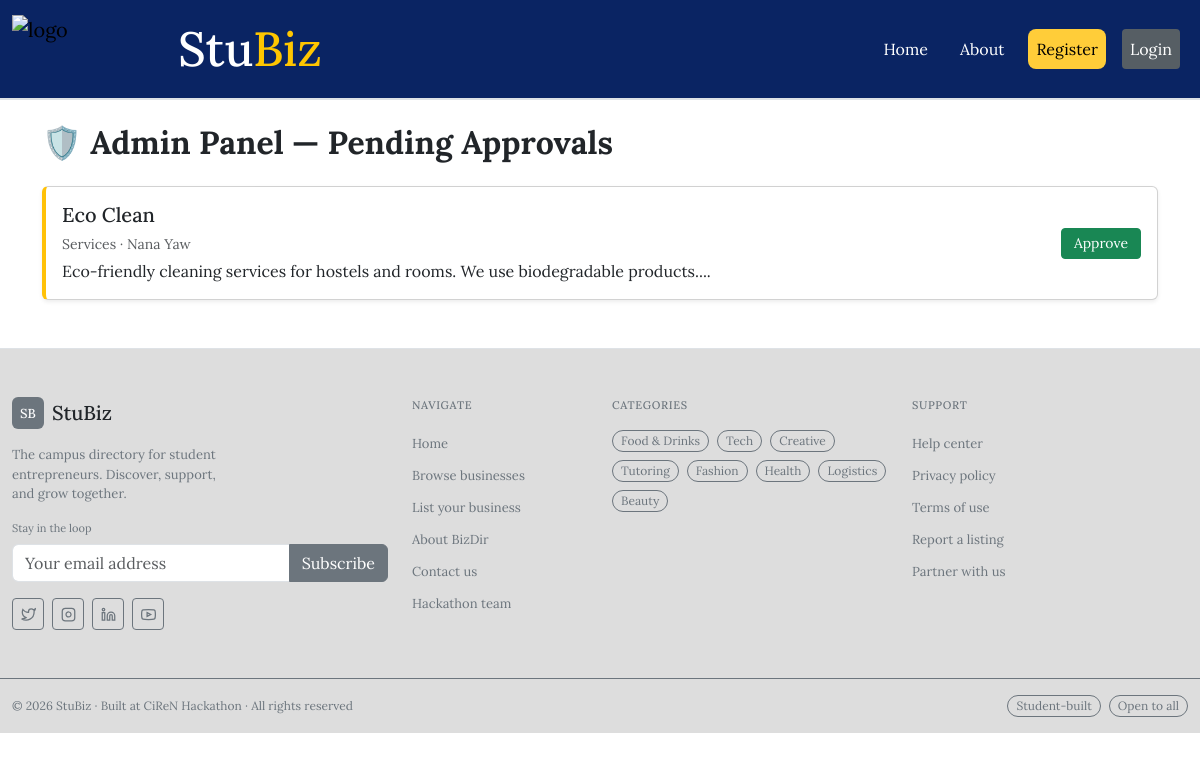
/admin, run on an earlier commit of the app's database.
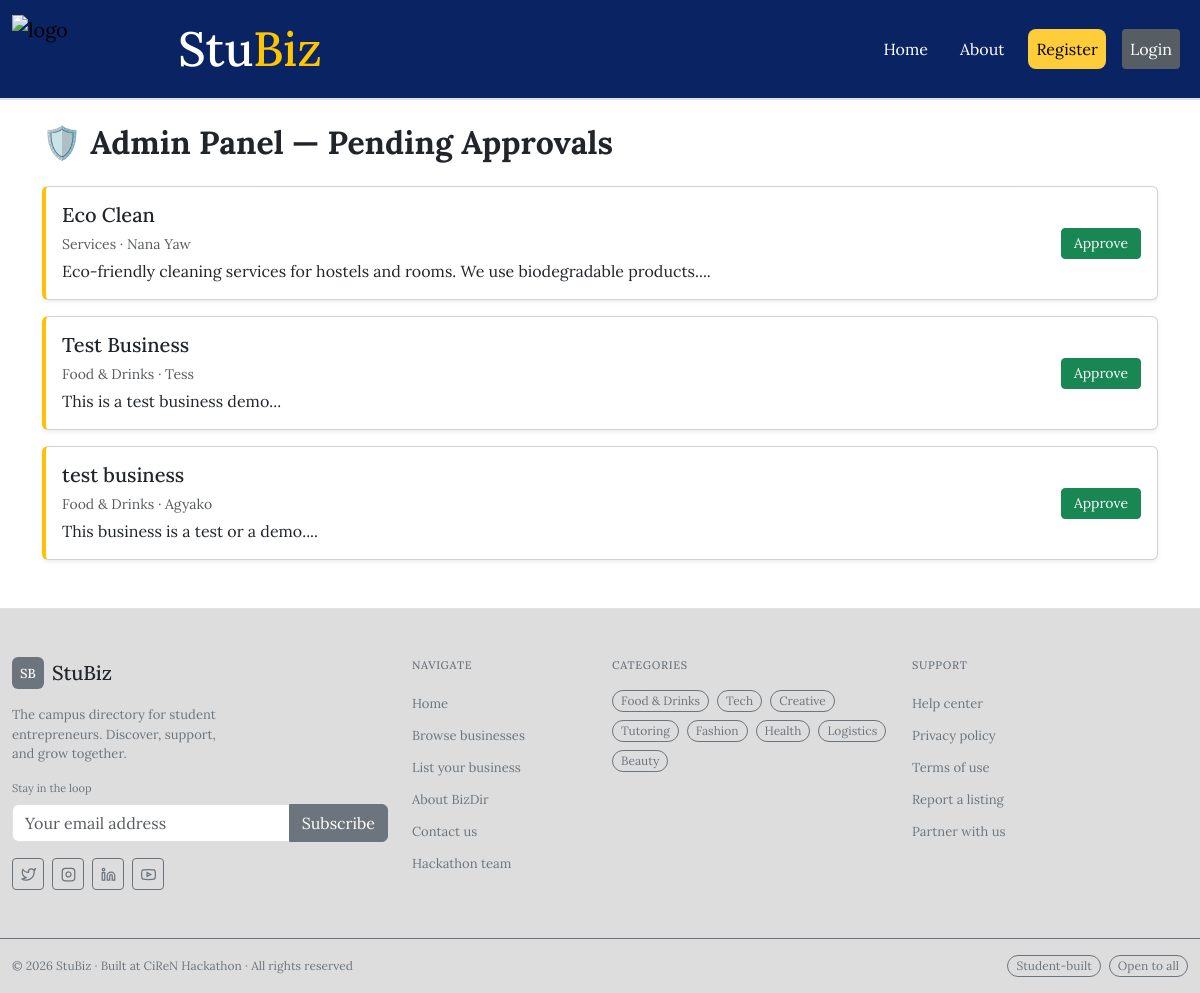
And on a later commit of the database.
### tables this page shows
CREATE TABLE businesses (
    id              INTEGER PRIMARY KEY AUTOINCREMENT,
    business_name   TEXT NOT NULL,
    owner_name      TEXT NOT NULL,
    category        TEXT NOT NULL,
    description     TEXT NOT NULL,
    whatsapp        TEXT,
    phone           TEXT,
    location        TEXT,
    delivers        INTEGER DEFAULT 0,
    photo_filename  TEXT,
    date_added      TIMESTAMP DEFAULT CURRENT_TIMESTAMP,
    is_verified     INTEGER DEFAULT 0,
    email           TEXT
);

### app.py (the view, shortened to what this page needs)
@app.route("/admin", methods=["GET", "POST"])
def admin_panel():
    pending = database.get_pending_businesses()
    return render_template("admin.html", pending=pending)

### database.py (called while the page is built)
def get_connection():
    conn = sqlite3.connect(DATABASE_PATH)
    conn.row_factory = sqlite3.Row  # Lets us use row["column_name"] syntax
    return conn

def get_pending_businesses():
    conn = get_connection()
    rows = conn.execute(
        "SELECT * FROM businesses WHERE is_verified = 0 ORDER BY date_added ASC"
    ).fetchall()
    conn.close()
    return rows

### templates/admin.html (shortened to what this page needs)
{% extends "base.html" %}
{% block main %}
<div class="container mt-4">
    <h2 class="fw-bold mb-4">🛡️ Admin Panel — Pending Approvals</h2>
    {% if pending %}
        {% for biz in pending %}
        <div class="card mb-3 shadow-sm admin-card">
            <div class="card-body d-flex justify-content-between align-items-center">
                <div>
                    <h5 class="mb-1">{{ biz.business_name }}</h5>
                    <small class="text-muted">{{ biz.category }} · {{ biz.owner_name }}</small>
                    <p class="mb-0 mt-1">{{ biz.description[:100] }}...</p>
                </div>
                <form action="/admin" method="POST" class="ms-3">
                    <button type="submit" class="btn btn-success btn-sm">Approve</button>
                </form>
            </div>
        </div>
        {% endfor %}
    {% else %}
        <div class="text-center py-5">
            <h5 class="text-muted">No pending businesses to approve.</h5>
        </div>
    {% endif %}
</div>
{% endblock main %}

What changed in the data, as far as the page shows it:
added businesses: business_name "Test Business", category "Food & Drinks", owner_name "Tess", description "This is a test business demo"
added businesses: business_name "test business", category "Food & Drinks", owner_name "Agyako", description "This business is a test or a demo."
